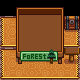

A level layout from a 2D game, rendered from its tile map. Below: a short description, then the map file with its tile-grid data intact:
An orthogonal 5x5 tile map with 16x16 px tiles, 7 tile layers (Back, Back5, Buildings, Buildings1, ...), 3 tilesets.

<map version="1.10" tiledversion="1.10.2" orientation="orthogonal" renderorder="right-down" compressionlevel="0" width="5" height="5" tilewidth="16" tileheight="16" infinite="0" nextlayerid="21" nextobjectid="59">
 <properties>
  <property name="AllowGiantCrops" value="T" />
  <property name="CanBuildHere" value="T" />
  <property name="EnableGrassSpread" value="T" />
  <property name="Fall_Objects" value="T" />
  <property name="FarmFishLocationOverride" value="Mountain 0.5" />
  <property name="ForceAllowTreePlanting" value="T" />
  <property name="IsFarm" value="T" />
  <property name="LocationContext" value="Default" />
  <property name="LooserBuildRestrictions" value="T" />
  <property name="Outdoors" value="T" />
  <property name="Spring_Objects" value="T" />
  <property name="Summer_Objects" value="T" />
  <property name="Winter_Objects" value="T" />
 </properties>
 <tileset firstgid="1" name="Festivals" tilewidth="16" tileheight="16" tilecount="1024" columns="32">
  <image source="Festivals.png" width="512" height="512" />
 </tileset>
 <tileset firstgid="1025" name="linus" tilewidth="16" tileheight="16" tilecount="3" columns="3">
  <image source="linus.png" width="48" height="18" />
 </tileset>
 <tileset firstgid="1028" name="Craftables" tilewidth="16" tileheight="16" tilecount="736" columns="8">
  <image source="Craftables.png" width="128" height="1472" />
 </tileset>
 <layer id="1" name="Back" width="5" height="5">
  <data encoding="csv">
0,0,0,0,0,
0,0,0,0,0,
0,0,0,0,0,
0,0,0,0,0,
0,0,0,0,0
</data>
 </layer>
 <layer id="19" name="Back5" width="5" height="5">
  <data encoding="csv">
0,0,0,0,0,
425,426,427,427,428,
457,458,459,459,460,
425,426,427,427,428,
457,458,459,459,460
</data>
 </layer>
 <layer id="2" name="Buildings" width="5" height="5">
  <data encoding="csv">
0,0,0,0,0,
0,286,287,288,1294,
0,318,319,320,0,
0,350,351,352,1105,
0,0,0,0,0
</data>
 </layer>
 <layer id="20" name="Buildings1" width="5" height="5">
  <data encoding="csv">
0,0,0,0,0,
0,0,0,0,0,
0,0,0,0,0,
0,1025,1026,1027,0,
0,0,0,0,0
</data>
 </layer>
 <layer id="3" name="Front" width="5" height="5">
  <data encoding="csv">
0,254,255,256,0,
0,0,0,0,0,
0,0,0,0,0,
0,0,0,0,0,
0,0,0,0,0
</data>
 </layer>
 <layer id="4" name="AlwaysFront" width="5" height="5">
  <data encoding="csv">
0,0,0,0,0,
0,0,0,0,0,
0,0,0,0,0,
0,0,0,0,0,
0,0,0,0,0
</data>
 </layer>
 <layer id="5" name="Paths" width="5" height="5">
  <data encoding="csv">
0,0,0,0,0,
0,0,0,0,0,
0,0,0,0,0,
0,0,0,0,0,
0,0,0,0,0
</data>
 </layer>
 <objectgroup id="6" name="Back" />
 <objectgroup id="7" name="Buildings" />
 <objectgroup id="8" name="Front" />
 <objectgroup id="9" name="AlwaysFront" />
 <objectgroup id="10" name="Paths" />
</map>
